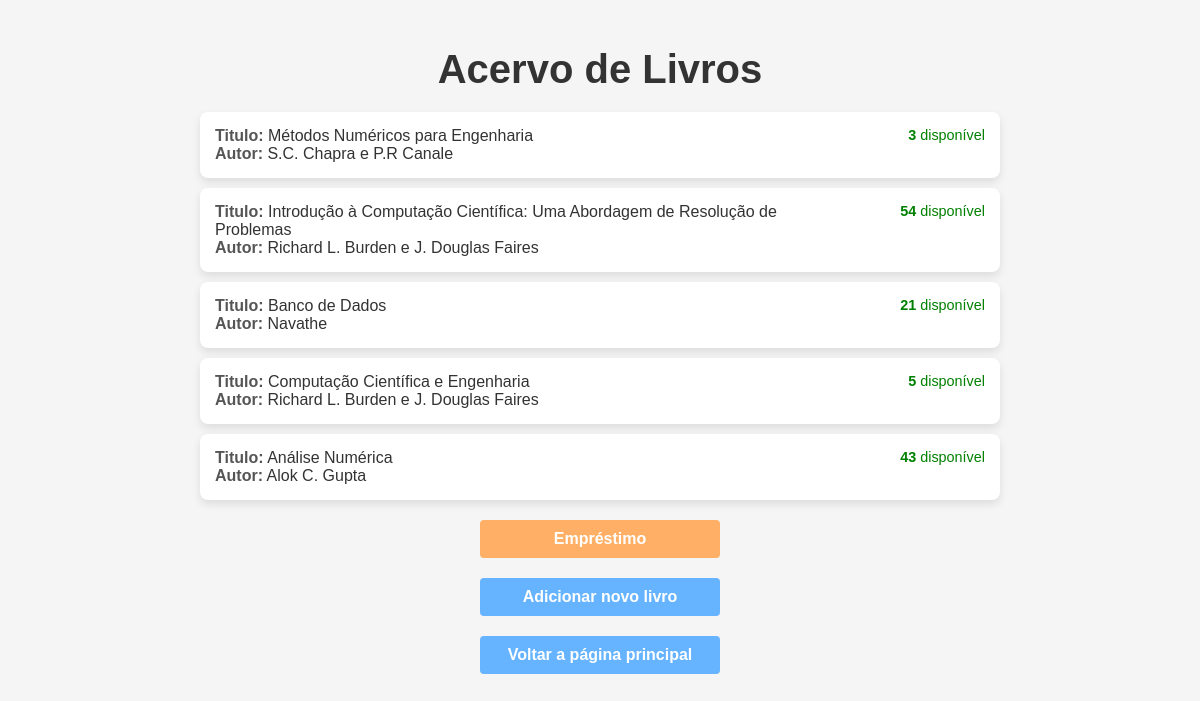
The page /consultar_acervo/ (signed in) on the database as committed earlier.
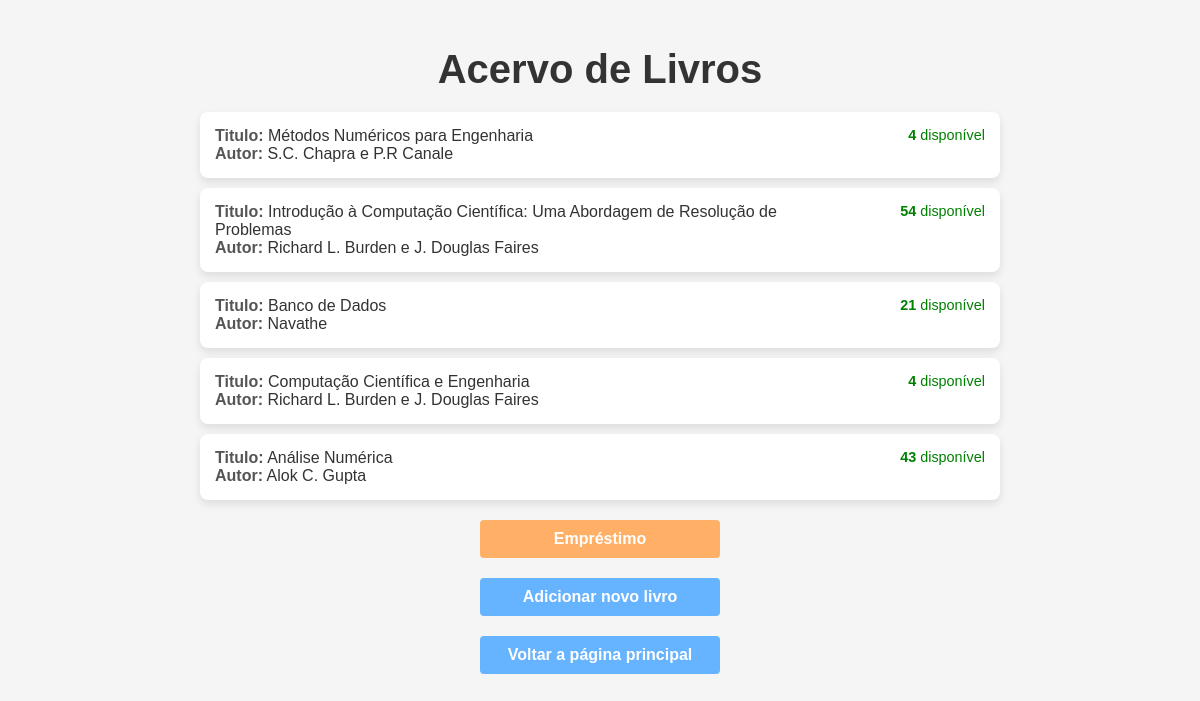
The same page on the database as committed later.
### biblioteca/models.py (models this page shows, shortened)
class Livro(models.Model):
    titulo = models.CharField(max_length=200)
    autor = models.CharField(max_length=100)
    exemplares = models.IntegerField()
    status = models.CharField(
        max_length=20,
        choices=[("disponível", "Disponível"), ("emprestado", "Emprestado")],
        default="disponível",
    )

### biblioteca/views.py (the view)
# urls.py: path('consultar_acervo/', views.consultar_acervo, name='consultar_acervo'),
@login_required
def consultar_acervo(request):
    livros = Livro.objects.all()
    return render(
        request, "paginas_consultas/consultar_acervo.html", {"livros": livros}
    )

### biblioteca/templates/paginas_consultas/consultar_acervo.html (shortened to what this page needs)
{% load static %}
<!DOCTYPE html>
<html lang="pt-br">
<head>
    {% block style %}
        <link rel="stylesheet" href="{% static 'css/css_consulta/consulta.css' %}">
    {% endblock style %}
</head>
<body>
    {% block main %}
        <h1>Acervo de Livros</h1>
        <ul class="lista-livros">
            {% for livro in livros %}
                <li class="livro-item">
                    <div class="detalhes-livro">
                        <span class="livro-titulo"><strong>Titulo:</strong> {{ livro.titulo }}</span><br>
                        <strong>Autor:</strong> {{ livro.autor }}<br>
                    </div>
                    <div class="emprestimo">
                        <span class="status"><strong>{{ livro.exemplares }}</strong> {{ livro.status }}</span>
                    </div>
                </li>
            {% endfor %}
        </ul>
        <a href="{% url 'solicitar_emprestimo' %}" class="botao-emprestar">Empréstimo</a>
        <a href="{% url 'cadastrar_livro' %}">Adicionar novo livro</a>
        <a href="{% url 'Home' %}">Voltar a página principal</a>
    {% endblock main %}
</body>
</html>

### biblioteca/static/css/css_consulta/consulta.css (style rules this page uses)
body { font-family: 'Lucida Sans', 'Lucida Sans Regular', 'Lucida Grande', 'Lucida Sans Unicode', Geneva, Verdana, sans-serif; background-color: #f5f5f5; margin: 0; padding: 20px; font-size: 20px; }
h1 { text-align: center; color: #333; margin-bottom: 20px; }
ul.lista-livros { list-style: none; padding: 0; max-width: 800px; margin: 0 auto; }
.livro-item { background-color: #fff; padding: 15px; margin: 10px 0; border-radius: 8px; box-shadow: 0 4px 8px rgba(0, 0, 0, 0.1); display: flex; justify-content: space-between; align-items: flex-start; }
.detalhes-livro { font-size: 1rem; color: #333; width: 620px; }
.detalhes-livro strong { color: #555; }
.emprestimo { display: flex; flex-direction: column; align-items: flex-end; }
.botao-emprestar { background-color: #ffb066; color: white; padding: 10px 20px; border-radius: 4px; text-decoration: none; font-weight: bold; text-align: center; margin-bottom: 10px; transition: background-color 0.3s ease; }
.status { font-size: 0.9rem; color: green; }
a { display: block; text-align: center; background-color: #66b3ff; color: #fff; padding: 10px 20px; border-radius: 4px; text-decoration: none; font-size: 1rem; font-weight: bold; margin: 20px auto; max-width: 200px; }

Rows that differ between the two databases and show on the page:
changed Livro "Métodos Numéricos para Engenharia": exemplares "3" → "4"
changed Livro "Computação Científica e Engenharia": exemplares "5" → "4"
